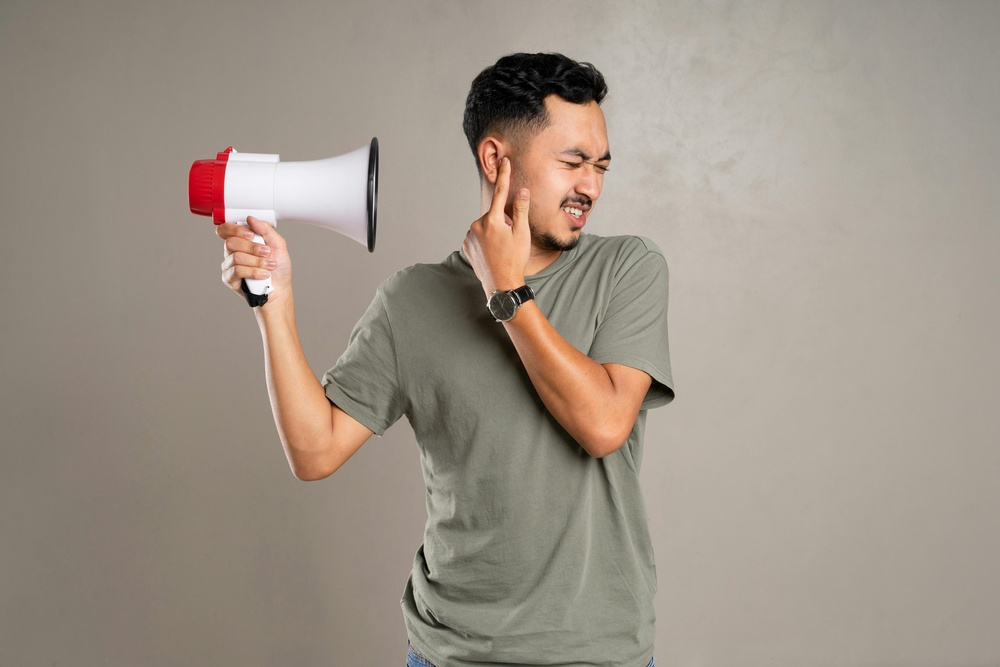
#> input picture images/test_noise_image.jpg, 1000 x 667 px, shrunk from 6000 x 4000 before the run
$ jupyter execute Week6_lab6_1.ipynb
#> lines starting #> are read from the running program, lines starting #| are printed output that depends on the picture
[cell 1]
# Task 1:
import cv2
import numpy as np
import matplotlib.pyplot as plt

image_path = 'images/test_noise_image.jpg'

img = cv2.imread(image_path, cv2.IMREAD_GRAYSCALE)
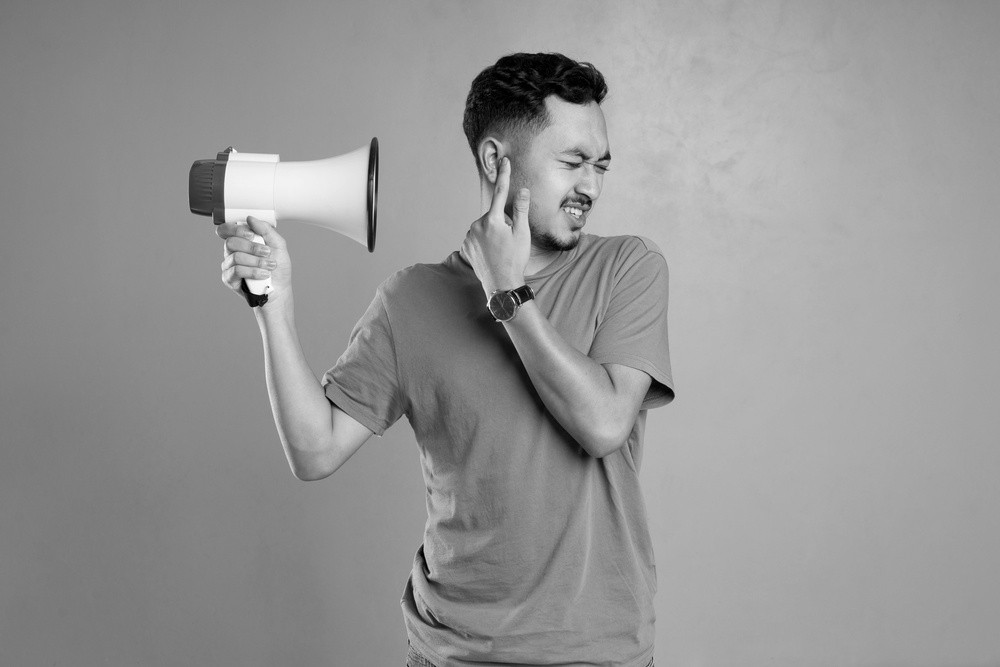
#> img: shape (667, 1000); min 0, max 255, mean 149.4

if img is None:
    print(f"Error: Could not load image at '{image_path}'")
    print("Please check the file path and try again.")
else:
    img_eq = cv2.equalizeHist(img)
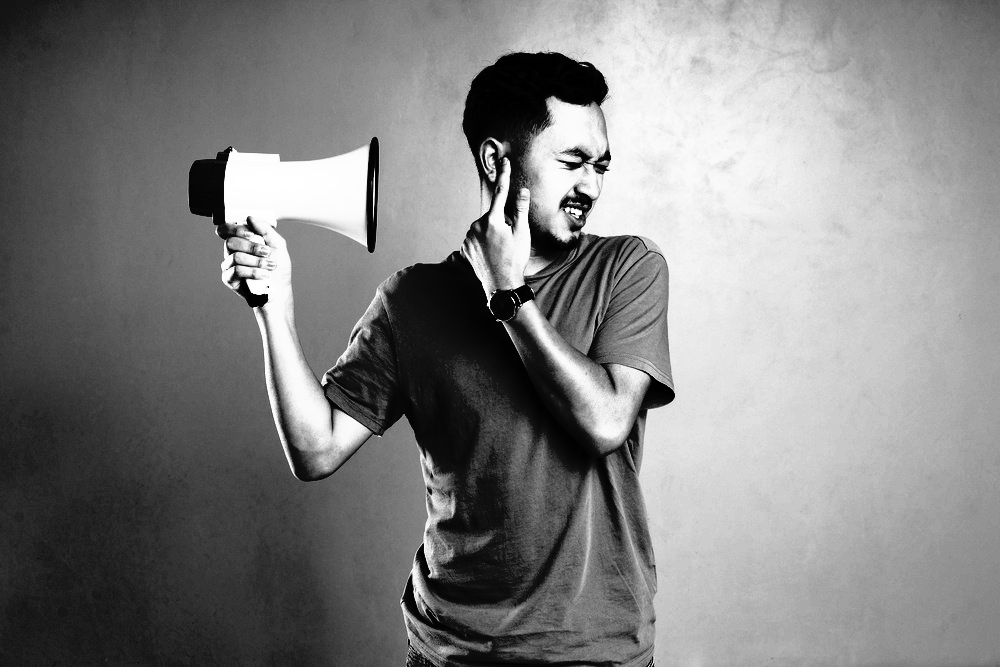
#> img_eq: shape (667, 1000); min 0, max 255, mean 128.9

    hist_orig = cv2.calcHist([img], [0], None, [256], [0, 256])
#> hist_orig = 256 values, max 12232 at index 124, min 1 at index 252, mean 2605.5
    hist_eq   = cv2.calcHist([img_eq], [0], None, [256], [0, 256])
#> hist_eq = 256 values, max 12232 at index 36, min 0 at index 22, mean 2605.5

    plt.figure(figsize=(14, 9))

    plt.subplot(2, 2, 1)
    plt.imshow(img, cmap='gray')
    plt.title('Original Image\n(low contrast / poor lighting)')
    plt.axis('off')

    plt.subplot(2, 2, 3)
    plt.imshow(img_eq, cmap='gray')
    plt.title('After Histogram Equalization\n(improved contrast)')
    plt.axis('off')

    plt.subplot(2, 2, 2)
    plt.plot(hist_orig, color='darkblue', linewidth=1.2)
    plt.title('Histogram – Original')
    plt.xlabel('Pixel Intensity (0–255)')
    plt.ylabel('Number of Pixels')
    plt.xlim(0, 255)
    plt.grid(alpha=0.3)

    plt.subplot(2, 2, 4)
    plt.plot(hist_eq, color='darkred', linewidth=1.2)
    plt.title('Histogram – Equalized')
    plt.xlabel('Pixel Intensity (0–255)')
    plt.ylabel('Number of Pixels')
    plt.xlim(0, 255)
    plt.grid(alpha=0.3)

    plt.tight_layout()
    plt.show()
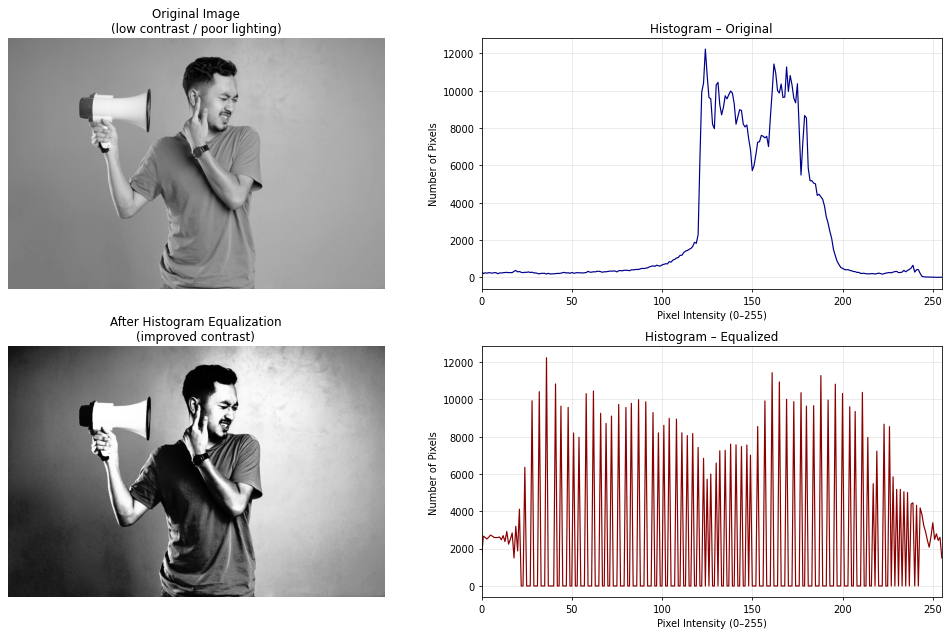
#> figure drawn by matplotlib, 4 panels; panel 3: curve peaks at x = 124, y = 12232; panel 4: curve peaks at x = 36, y = 12232

    comparison = np.hstack((img, img_eq))
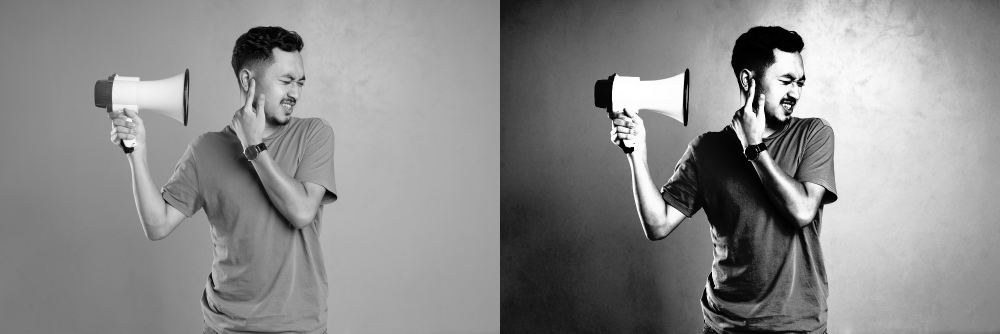
#> comparison: shape (667, 2000) (shown at 1/2 size); min 0, max 255, mean 139.1
    cv2.imwrite('images/histogram_equalization_result.jpg', comparison)
    print("Side-by-side comparison saved as: histogram_equalization_result.jpg")

[cell 2]
# Task 2
import cv2
import numpy as np
import matplotlib.pyplot as plt

image_path = 'images/test_noise_image.jpg'

img = cv2.imread(image_path, cv2.IMREAD_GRAYSCALE)

if img is None:
    print(f"ERROR: Cannot load image → check path: {image_path}")
else:
    configs = [
        {"ksize": (3,3),  "sigma": 0,   "label": "Gaussian 3×3, σ=auto"},
        {"ksize": (5,5),  "sigma": 0,   "label": "Gaussian 5×5, σ=auto"},
        {"ksize": (5,5),  "sigma": 1.0, "label": "Gaussian 5×5, σ=1.0"},
        {"ksize": (7,7),  "sigma": 1.5, "label": "Gaussian 7×7, σ=1.5"},
    ]

    results = {}
    for cfg in configs:
        blurred = cv2.GaussianBlur(
            img,
            ksize=cfg["ksize"],
            sigmaX=cfg["sigma"],
            sigmaY=cfg["sigma"]
        )
        results[cfg["label"]] = blurred
#> after the loop, results = 4 items
    n_plots = len(results) + 1
#> n_plots = 5
    # n_plots = len(results) + 2
    plt.figure(figsize=(4 * n_plots, 5))

    plt.subplot(1, n_plots, 1)
    plt.imshow(img, cmap='gray')
    plt.title("Original")
    plt.axis('off')

    col = 2
    for label, img_blur in results.items():
        plt.subplot(1, n_plots, col)
        plt.imshow(img_blur, cmap='gray')
        plt.title(label, fontsize=10)
        plt.axis('off')
        col += 1
#> this loop made 4 passes
#> label on passes 1 to 4: 'Gaussian 3×3, σ=auto', 'Gaussian 5×5, σ=auto', 'Gaussian 5×5, σ=1.0', 'Gaussian 7×7, σ=1.5'
#> after the loop, col = 6


    plt.suptitle("Task 2 – Gaussian Filtering – Different kernel sizes & sigma values", fontsize=14)
    plt.tight_layout()
    plt.show()
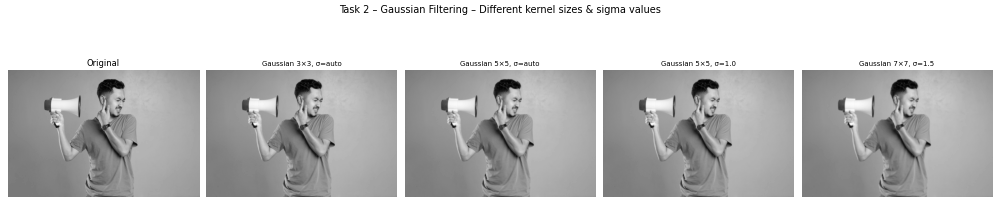
#> figure drawn by matplotlib, 5 panels

[cell 3]
#Task 3
import cv2
import numpy as np
import matplotlib.pyplot as plt

image_path = 'images/test_noise_image.jpg'

img = cv2.imread(image_path, cv2.IMREAD_GRAYSCALE)

if img is None:
    print("Error: Could not load image. Check path:", image_path)
else:
    experiments = [
        {"sigma": 3.0, "amount": 0.8,  "label": "Mild (σ=3.0, amount=0.8)"},
        {"sigma": 5.0, "amount": 1.5,  "label": "Medium (σ=5.0, amount=1.5)"},
        {"sigma": 7.0, "amount": 2.2,  "label": "Strong (σ=7.0, amount=2.2)"},
        {"sigma": 9.0, "amount": 3.0,  "label": "Aggressive (σ=9.0, amount=3.0)"},
    ]

    results = {"Original": img}

    for exp in experiments:
        sigma  = exp["sigma"]
        amount = exp["amount"]

        blurred = cv2.GaussianBlur(img, ksize=(0, 0), sigmaX=sigma)

        high_pass = img.astype(np.float32) - blurred.astype(np.float32)

        sharpened = img.astype(np.float32) + amount * high_pass

        sharpened = np.clip(sharpened, 0, 255).astype(np.uint8)

        results[exp["label"]] = sharpened
#> this loop made 4 passes
#> pass 1, `high_pass = img.astype(np.float32) - blurred.astype(np.float32)`:
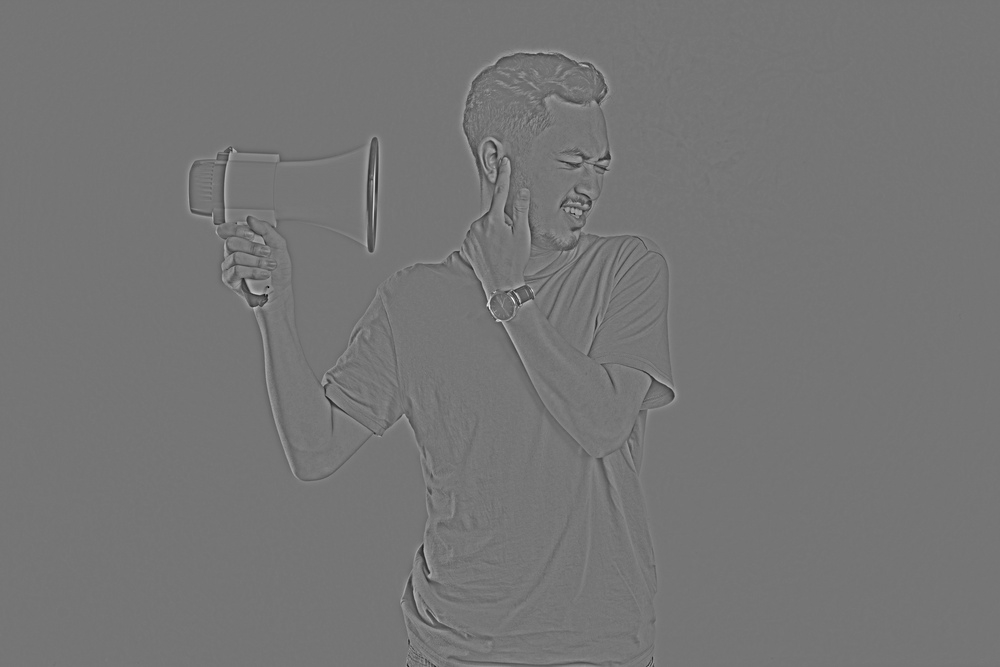
#> high_pass: shape (667, 1000) float32; min -144, max 168, mean 0; drawn with min black and max white
#> pass 1, `sharpened = img.astype(np.float32) + amount * high_pass`:
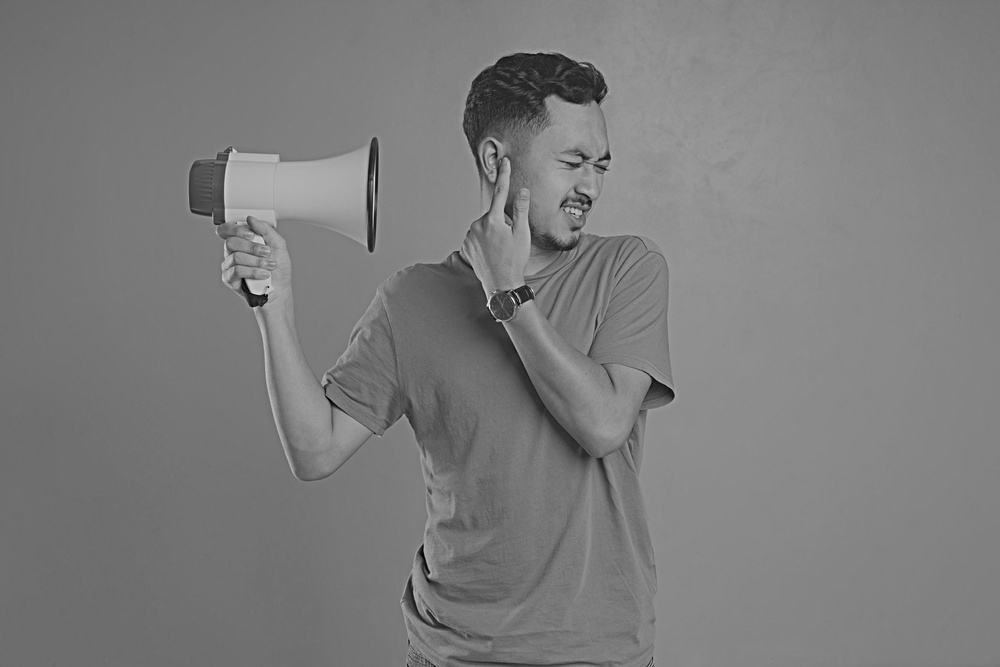
#> sharpened: shape (667, 1000) float32; min -78.6, max 387.4, mean 149.4; drawn with min black and max white
#> after the loop, results = 5 items

    plt.figure(figsize=(5 * len(results), 6))

    for i, (title, res_img) in enumerate(results.items(), 1):
        plt.subplot(1, len(results), i)
        plt.imshow(res_img, cmap='gray')
        plt.title(title, fontsize=11)
        plt.axis('off')
#> this loop made 5 passes
#> title on passes 1 to 5: 'Original', 'Mild (σ=3.0, amount=0.8)', 'Medium (σ=5.0, amount=1.5)', 'Strong (σ=7.0, amount=2.2)', 'Aggressive (σ=9.0, amount=3.0)'

    plt.suptitle("Part 3 – Unsharp Masking\nEffect of different sharpening strengths", fontsize=16)
    plt.tight_layout()
    plt.show()
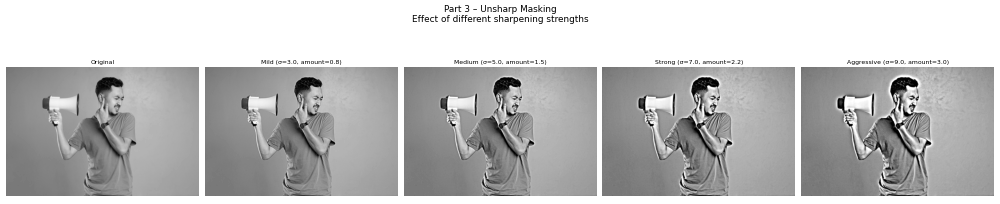
#> figure drawn by matplotlib, 5 panels

    comparison = np.hstack(list(results.values()))
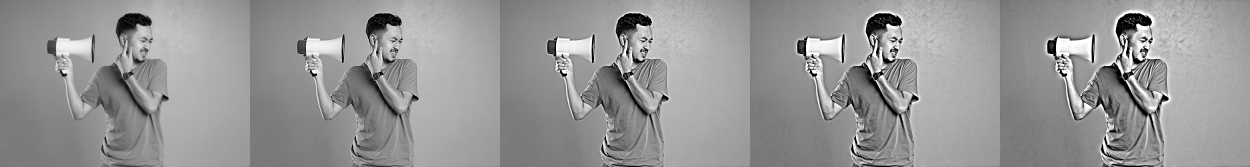
#> comparison: shape (667, 5000) (shown at 1/4 size); min 0, max 255, mean 149.7
    cv2.imwrite("images/task3_unsharp_masking_comparison.jpg", comparison)
    print("Comparison saved as: task3_unsharp_masking_comparison.jpg")

$ run again, with images/test_image_4.jpg copied over images/test_noise_image.jpg
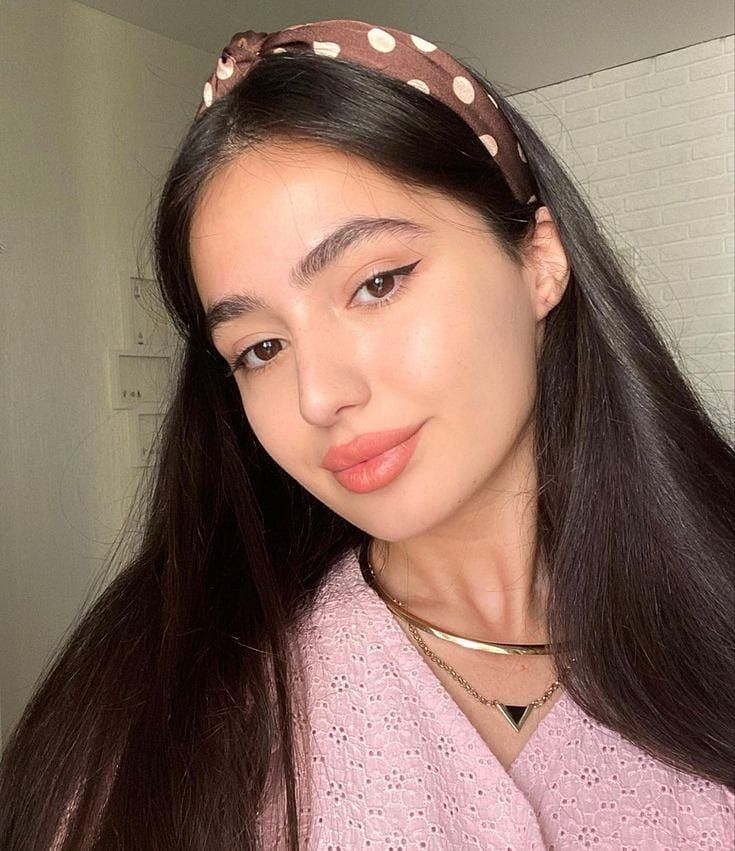
#> input picture images/test_image_4.jpg, 735 x 851 px
#> hist_orig = 256 values, max 5404 at index 138, min 17 at index 254, mean 2443.3
#> hist_eq = 256 values, max 5404 at index 144, min 0 at index 2, mean 2443.3
#> after the loop `for cfg in configs:`: results = 4 items
#> n_plots = 5
#> the loop `for label, img_blur in results.items():` made 4 passes
#> label on passes 1 to 4: 'Gaussian 3×3, σ=auto', 'Gaussian 5×5, σ=auto', 'Gaussian 5×5, σ=1.0', 'Gaussian 7×7, σ=1.5'
#> after the loop `for label, img_blur in results.items():`: col = 6
#> the loop `for exp in experiments:` made 4 passes
#> pass 1, `sharpened = img.astype(np.float32) + amount * high_pass`:
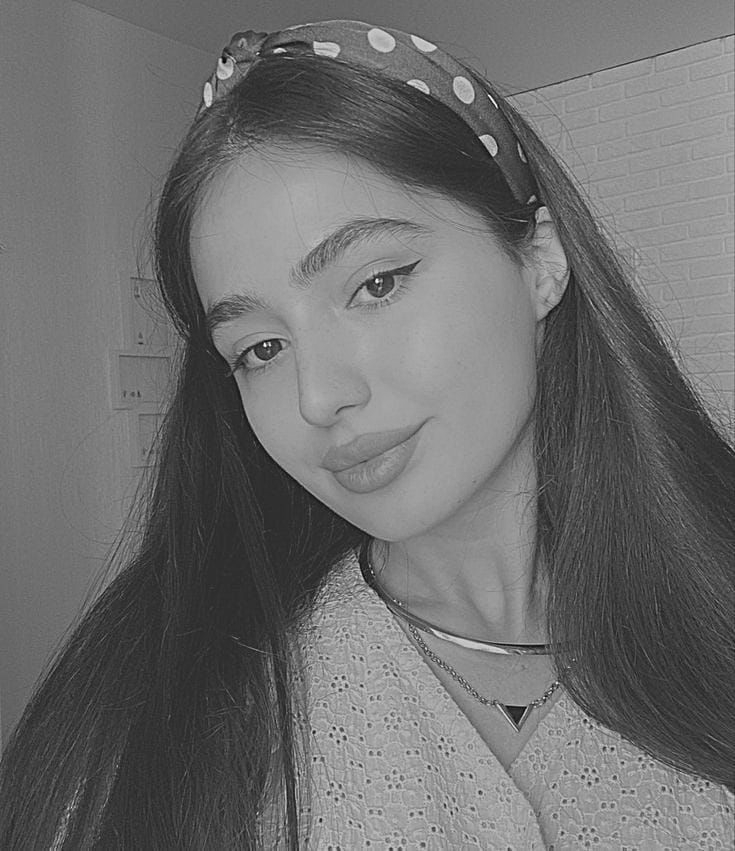
#> sharpened: shape (851, 735) float32; min -83, max 383, mean 117; drawn with min black and max white
#> after the loop `for exp in experiments:`: results = 5 items
#> the loop `for i, (title, res_img) in enumerate(results.items(), 1):` made 5 passes
#> title on passes 1 to 5: 'Original', 'Mild (σ=3.0, amount=0.8)', 'Medium (σ=5.0, amount=1.5)', 'Strong (σ=7.0, amount=2.2)', 'Aggressive (σ=9.0, amount=3.0)'
#> `comparison = np.hstack(list(results.values()))`:
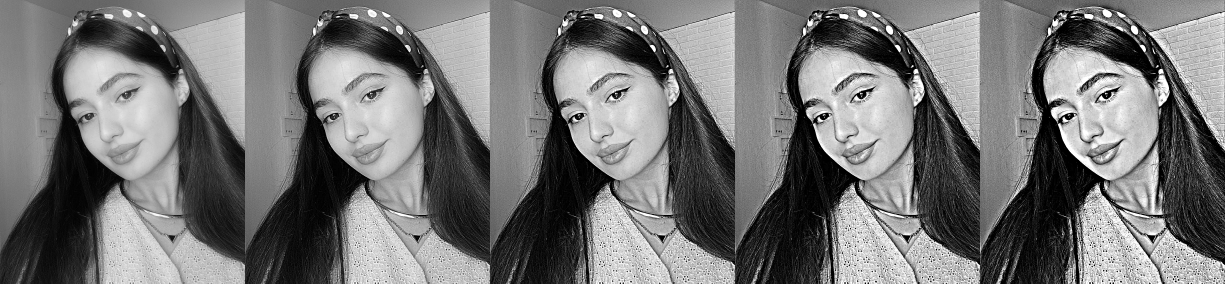
#> comparison: shape (851, 3675) (shown at 1/3 size); min 0, max 255, mean 117.5
